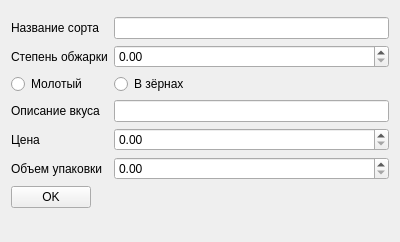
<?xml version="1.0" encoding="UTF-8"?>
<ui version="4.0">
 <class>Form</class>
 <widget class="QWidget" name="Form">
  <property name="geometry">
   <rect>
    <x>0</x>
    <y>0</y>
    <width>400</width>
    <height>242</height>
   </rect>
  </property>
  <property name="windowTitle">
   <string>Изменить/добавить запись</string>
  </property>
  <layout class="QFormLayout" name="formLayout_2">
   <item row="0" column="0">
    <layout class="QFormLayout" name="formLayout"/>
   </item>
   <item row="1" column="0">
    <widget class="QLabel" name="label">
     <property name="text">
      <string>Название сорта</string>
     </property>
    </widget>
   </item>
   <item row="1" column="1">
    <widget class="QLineEdit" name="variety_field"/>
   </item>
   <item row="2" column="0">
    <widget class="QLabel" name="label2">
     <property name="text">
      <string>Степень обжарки</string>
     </property>
    </widget>
   </item>
   <item row="2" column="1">
    <widget class="QDoubleSpinBox" name="roast_field">
     <property name="maximum">
      <double>1.000000000000000</double>
     </property>
     <property name="singleStep">
      <double>0.010000000000000</double>
     </property>
    </widget>
   </item>
   <item row="3" column="0">
    <widget class="QRadioButton" name="radioButton">
     <property name="text">
      <string>Молотый</string>
     </property>
    </widget>
   </item>
   <item row="3" column="1">
    <widget class="QRadioButton" name="radioButton_2">
     <property name="text">
      <string>В зёрнах</string>
     </property>
    </widget>
   </item>
   <item row="4" column="0">
    <widget class="QLabel" name="label3">
     <property name="text">
      <string>Описание вкуса</string>
     </property>
    </widget>
   </item>
   <item row="4" column="1">
    <widget class="QLineEdit" name="taste_desc_field"/>
   </item>
   <item row="5" column="0">
    <widget class="QLabel" name="label4">
     <property name="text">
      <string>Цена</string>
     </property>
    </widget>
   </item>
   <item row="5" column="1">
    <widget class="QDoubleSpinBox" name="price_field">
     <property name="maximum">
      <double>9999.989999999999782</double>
     </property>
    </widget>
   </item>
   <item row="6" column="0">
    <widget class="QLabel" name="label5">
     <property name="text">
      <string>Объем упаковки</string>
     </property>
    </widget>
   </item>
   <item row="6" column="1">
    <widget class="QDoubleSpinBox" name="package_size_field">
     <property name="maximum">
      <double>9999.989999999999782</double>
     </property>
    </widget>
   </item>
   <item row="7" column="0">
    <widget class="QPushButton" name="ok_button">
     <property name="text">
      <string>OK</string>
     </property>
    </widget>
   </item>
  </layout>
 </widget>
 <resources/>
 <connections/>
</ui>
